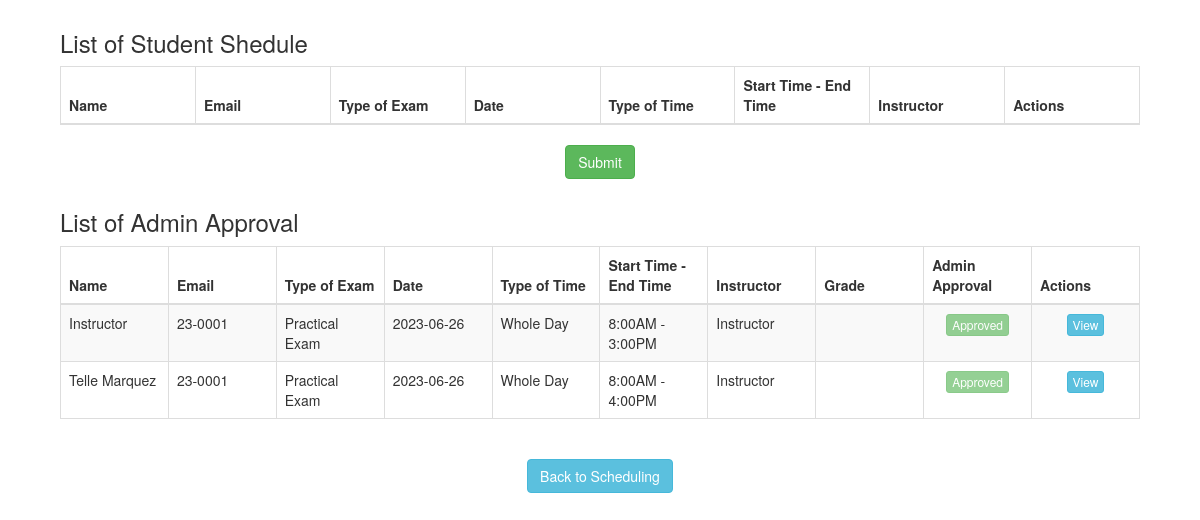
/front_end/student_viewingP.php, run on the app's committed database.
### tables this page shows
CREATE TABLE `client_scheduleonly` (
  `id` int(11) NOT NULL,
  `name` varchar(255) NOT NULL,
  `student_id` varchar(255) NOT NULL,
  `typeofexam` varchar(255) NOT NULL,
  `date` varchar(255) NOT NULL,
  `typeoftime` varchar(255) NOT NULL,
  `timestamp` varchar(255) NOT NULL,
  `instructor` varchar(255) NOT NULL,
  `admin_approval` int(11) NOT NULL,
  `grade` int(11) NOT NULL,
  `attendance` int(11) NOT NULL
);

### front_end/student_viewingP.php (the view, shortened to what this page needs)
<?php
	require_once 'connection.php';
	$sql = "SELECT open FROM admin_schedule WHERE exam = 'Practical Exam'";
	$query = $conn->query($sql);
	while($row = $query->fetch_assoc()){
		$enable = $row['open'];
	}
?>
<!DOCTYPE html>
<html lang="en">
<head>
    <link rel="stylesheet" href="https://maxcdn.bootstrapcdn.com/bootstrap/3.4.0/css/bootstrap.min.css">
</head>
<body>
	<?php if(!empty($enable) == 0 ){?>
	<div class="content" id="content1">
		<h3>List of Student Shedule</h3>
		<div class="row">
			<div class="col-sm-12">
				<div class="card-box table-responsive">
					<table id="datatable-responsive" class="table table-bordered table-striped dt-responsive nowrap" cellspacing="0" width="100%">
						<thead>
							<tr>
								<th>Name</th>
								<th>Email</th>
								<th>Type of Exam</th>
								<th>Date</th>
								<th>Type of Time</th>
								<th>Start Time - End Time</th>
								<th>Instructor</th>
								<th>Actions</th>
							</tr>
						</thead>
					</table>
				</div>
			</div>
		</div>
	</div>
	<?php }?>
	<div>
		<center>
			<?php if(!empty($enable) == 0){ ?>
				<button class="btn btn-success" data-toggle="modal" data-target="#submit">Submit</button>
			<?php }?>
		</center>
	</div>
	<div class="content" id="content2">
		<h3>List of Admin Approval</h3>
		<div class="row">
			<div class="col-sm-12">
				<div class="card-box table-responsive">
					<table id="datatable-responsive" class="table table-bordered table-striped dt-responsive nowrap" cellspacing="0" width="100%">
						<thead>
							<tr>
								<th>Name</th>
								<th>Email</th>
								<th>Type of Exam</th>
								<th>Date</th>
								<th>Type of Time</th>
								<th>Start Time - End Time</th>
								<th>Instructor</th>
								<th>Grade</th>
								<th>Admin Approval</th>
								<th>Actions</th>
							</tr>
						</thead>
						<tbody>
							<?php
								require_once 'connection.php';
								$sql = "SELECT * FROM client_scheduleonly WHERE typeofexam = 'Practical Exam'";
								$query = $conn->query($sql);
								while($row = $query->fetch_assoc()){
							?>
							<tr>
								<td><?php echo $row['name']?></td>
								<td><?php echo $row['student_id']?></td>
								<td><?php echo $row['typeofexam']?></td>
								<td><?php echo $row['date']?></td>
								<td><?php echo $row['typeoftime']?></td>
								<td><?php echo $row['timestamp']?></td>
								<td><?php echo $row['instructor']?></td>
								<td>
								</td>
								<td>
									<?php if($row['admin_approval'] == 2){?>
										<center><button disabled class="btn btn-success btn-xs">Approved</button></center>
									<?php }?>
								</td>
								<td>
									<center><button data-id="<?php echo $row['id'];?>" class="btn btn-info btn-xs view">View</button></center>
								</td>
							</tr>
							<?php }?>
						</tbody>
					</table>
				</div>
			</div>
		</div>
	</div>
	<br>
	<div>
		<center>
			<a class="btn btn-info" href="practical.php">Back to Scheduling</a>
		</center>
	</div>
</body>
</html>

### front_end/student_viewingP.php (style rules this page uses)
table { table-layout:fixed; }
.content { width:90%; margin:auto; margin-top:30px; display:block; }

### data on the page
client_scheduleonly: name "Instructor", student "23-0001", typeofexam "Practical Exam", date "2023-06-26", typeoftime "Whole Day", timestamp "8:00AM - 3:00PM", instructor "Instructor", admin_approval "Approved"
client_scheduleonly: name "Telle Marquez", student "23-0001", typeofexam "Practical Exam", date "2023-06-26", typeoftime "Whole Day", timestamp "8:00AM - 4:00PM", instructor "Instructor", admin_approval "Approved"
